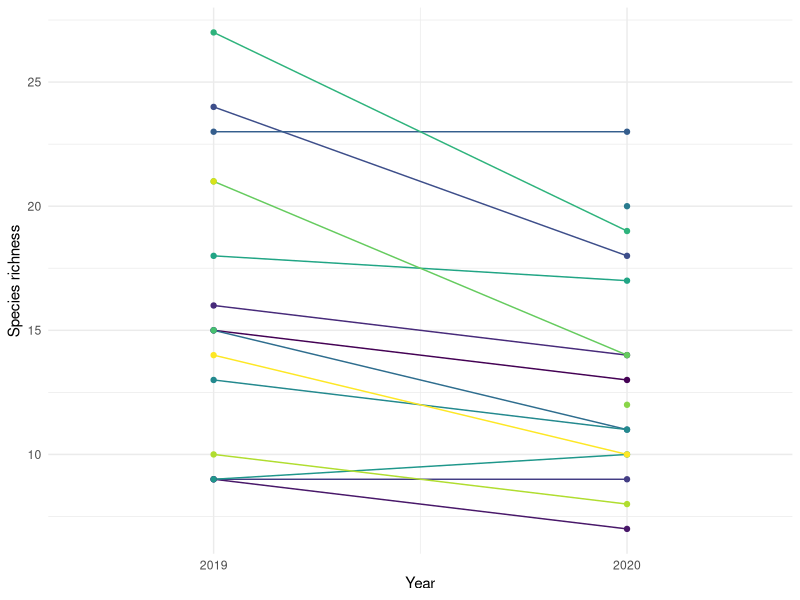
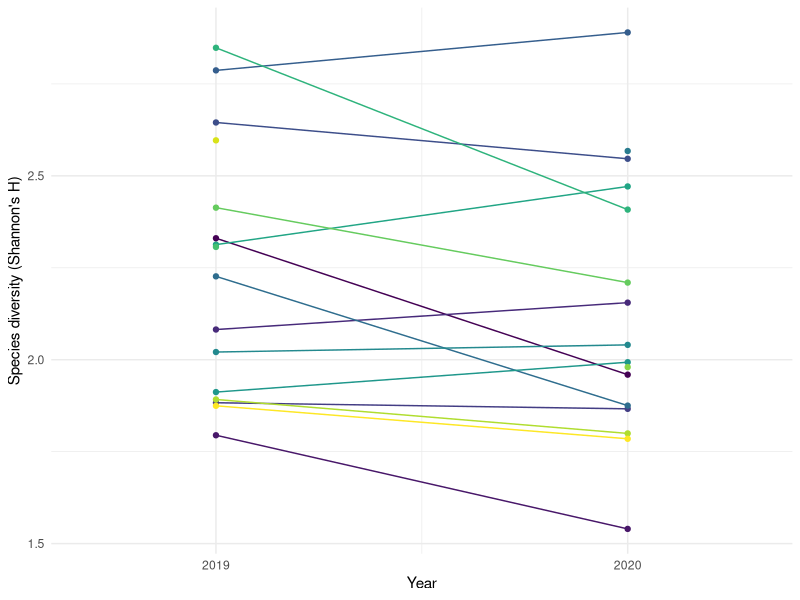

These charts were generated, in order, by the following R code:
library(tidyverse) # For data wrangling and plotting
library(readxl) # to read in excel sheets
library(viridis)
library(vegan)
library(ggrepel)
library(patchwork)

abc_2020 <- read_excel("ABC2020/abc_master_2020.xlsx")

abc_2020_long <- abc_2020 %>%
  select(c(4, 5, 12, 19:ncol(.))) %>%
  rename_with(~ c("transect_point", "transect_set", "spp", "total",
                  "lat", "long", "alt", "gps_id", "site_name", "easting", 
                  "northing", "m_name",	"latin_name",	"euro_name", "cons_status",
                  "nz_cons_status")) %>%
  filter(!grepl("Unknown", spp)) %>%
  group_by(site_name, transect_set, transect_point, easting, northing, spp, nz_cons_status) %>%
  summarise(total = sum(total)) %>%
  mutate(spp = str_replace_all(spp, " ", "_"),
         site_name = str_replace_all(site_name, "wreck_bay", "rangiwhakaea_bay"),
         year = 2020) %>%
  ungroup()


abc_2020_wide_summary_by_site <- abc_2020_long %>%
  group_by(year, site_name, spp) %>%
  summarise(total_count_per_spp = sum(total)) %>%
  pivot_wider(names_from = spp, values_from = total_count_per_spp, names_prefix = "spp_") %>%
  replace(is.na(.), 0) %>%
  ungroup() %>%
  mutate(
    divers_by_site = diversity(select(., starts_with("spp_")), "shannon", MARGIN = 1),
    rich_by_site = rowSums(select(., starts_with("spp_")) > 0)
  ) %>%
  ungroup()


abc_2019 <- read_excel("ABC2020/ABC- Master data 2019.xlsx")

abc_2019_long <- abc_2019 %>% 
  select(c(2, 4, 5, 12, 19)) %>%
  rename_with(~ c("site_name", "transect_point", "transect_set", "spp", "total")) %>%
  filter(!grepl("Unknown", spp)) %>%
  group_by(site_name,transect_set, transect_point, spp) %>%
  summarise(total = sum(total)) %>%
  mutate(spp = str_replace_all(spp, " ", "_"),
         site_name = case_when(site_name %in% "A" ~ "awana", 
                               site_name %in% "C" ~ "kaitoke", # not sure here
                               site_name %in% "CC" ~ "cooper_castle",
                               site_name %in% "G" ~ "glenfern",
                               site_name %in% "H" ~ "haratoanga",
                               site_name %in% "Me" ~ "medlands",
                               site_name %in% "Mo" ~ "motairehe",
                               site_name %in% "MY" ~ "mt_young",
                               site_name %in% "N" ~ "needle_rock", # not sure here
                               site_name %in% "Op" ~ "okupu",
                               site_name %in% "Ow" ~ "Okiwi",
                               site_name %in% "R" ~ "rakitu",
                               site_name %in% "T" ~ "rangitawhiri_tryphena", # not sure here
                               site_name %in% "TP" ~ "te_paparahi",
                               site_name %in% "W" ~ "whangaparapara",
                               site_name %in% "WH" ~ "windy_hill",
                               TRUE ~ site_name),
         year = 2019) %>%
  ungroup()

unique(abc_2019_long$spp)
abc_2019_long <- abc_2019_long %>%
  mutate(spp = str_replace_all(spp, "DunNck", "Duck_sp"))

abc_19_20_long <- bind_rows(abc_2020_long, abc_2019_long)
head(abc_19_20_long)
tail(abc_19_20_long)


abc_2019_wide_summary_by_site <- abc_2019_long %>%
  group_by(year, site_name, spp) %>%
  summarise(total_count_per_spp = sum(total)) %>%
  pivot_wider(names_from = spp, values_from = total_count_per_spp, names_prefix = "spp_") %>%
  replace(is.na(.), 0) %>%
  ungroup() %>%
  mutate(
    divers_by_site = diversity(select(., starts_with("spp_")), "shannon", MARGIN = 1),
    rich_by_site = rowSums(select(., starts_with("spp_")) > 0)
  ) %>%
  ungroup()



abc_19_20_wide <- bind_rows(abc_2020_wide_summary_by_site, abc_2019_wide_summary_by_site) %>%
  mutate(site_label = str_to_title(str_replace_all(site_name, "_", " ")))



rich_bump <- ggplot(abc_19_20_wide, aes(x = year, y = rich_by_site, group = site_name)) +
  geom_line(aes(colour = site_name)) +
  geom_point(aes(colour = site_name)) +
  scale_x_continuous(limits = c(2019,2020), breaks = c(2019,2020),
                     expand = expansion(mult = 0.4))+
  scale_color_viridis(discrete = T) +
  geom_text_repel(data = abc_19_20_wide %>% filter(year == 2019), 
                  aes(label = site_label), nudge_x = -0.2, size = 3.33) +
  geom_text_repel(data = abc_19_20_wide %>% filter(year == 2020), 
                  aes(label = site_label), nudge_x = 0.2, size = 3.33) +
  labs(x = "Year", y = "Species richness") +
  # labs(x = "Year", y = "Species richness", title = "A") +
  
  theme_minimal() +
  theme(legend.position = "none")


divers_bump <- ggplot(abc_19_20_wide, aes(x = year, y = divers_by_site, group = site_name)) +
  geom_line(aes(colour = site_name)) +
  geom_point(aes(colour = site_name)) +
  scale_x_continuous(limits = c(2019,2020), breaks = c(2019,2020),
                     expand = expansion(mult = 0.4))+
  scale_color_viridis(discrete = T) +
  geom_text_repel(data = abc_19_20_wide %>% filter(year == 2019), 
                  aes(label = site_label), nudge_x = -0.2, size = 3.33) +
  geom_text_repel(data = abc_19_20_wide %>% filter(year == 2020), 
                  aes(label = site_label), nudge_x = 0.2, size = 3.33) +
  labs(x = "Year", y = "Species diversity (Shannon's H)") +
  # labs(x = "Year", y = "Species diversity (Shannon's H)", title = "B") +
  
  theme_minimal() +
  theme(legend.position = "none")


rich_diverse_bump <- rich_bump + divers_bump

# ggsave(rich_diverse_bump, filename = "maps_imgs/rich_diverse_bump.png", device = "png", dpi = 600, width = 13, height = 10)


ggsave(rich_bump, filename = "maps_imgs/rich_bump.png", device = "png", dpi = 600, width = 8, height = 9)
ggsave(divers_bump, filename = "maps_imgs/divers_bump.png", device = "png", dpi = 600, width = 8, height = 8)

